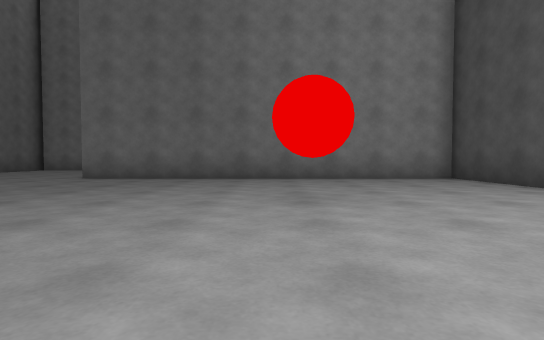
[1] (above)

24 first-person views from a walk through a Unity game level. The camera is 0.49 m above the floor, tilts 2° down and sees 80° across. The floor is counted in squares, 1 m on a side. Each view is taken from the middle of a square. On the plan, view 1 faces up. The plan holds only what a view shows up to about 9 squares ahead; the rest is blank. The place goes on beyond the plan. The player character is not drawn.

[2]
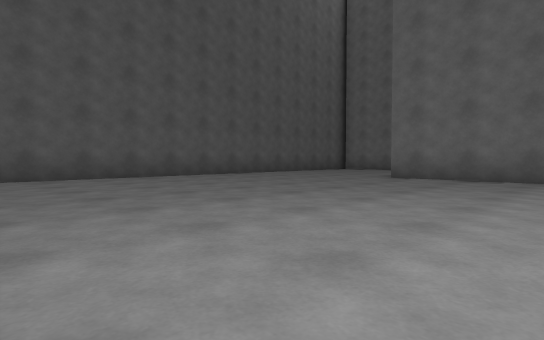

[3]
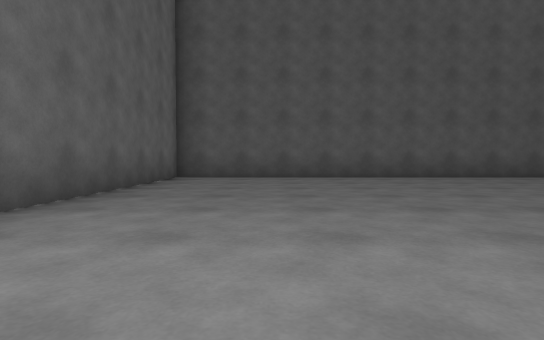

[4]
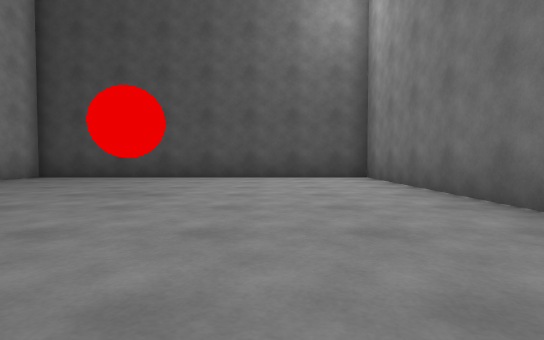

[5]
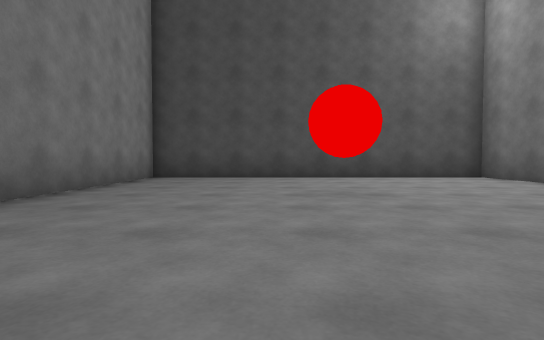

[6]
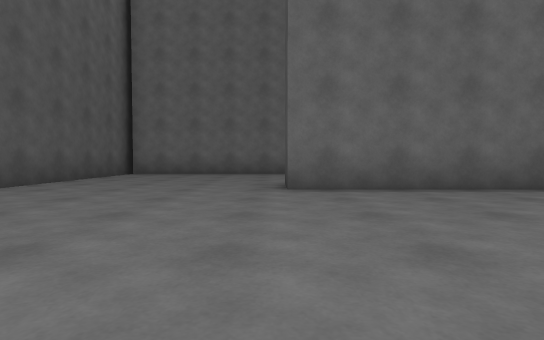

[7]
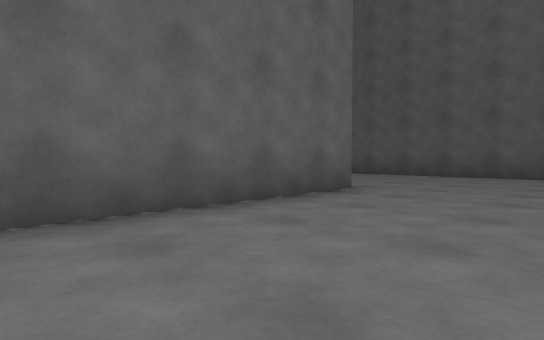

[8]
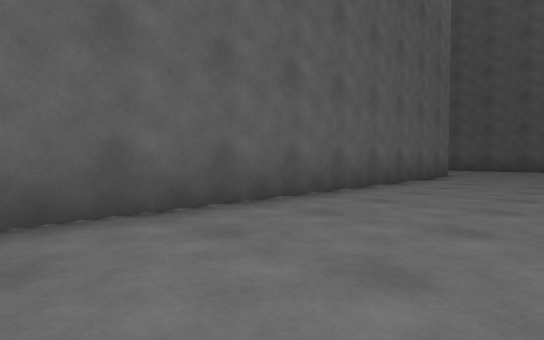

[9]
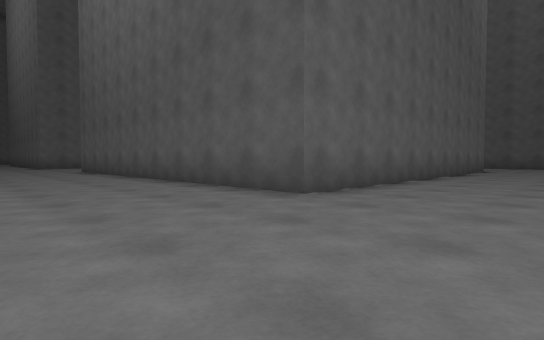

[10]
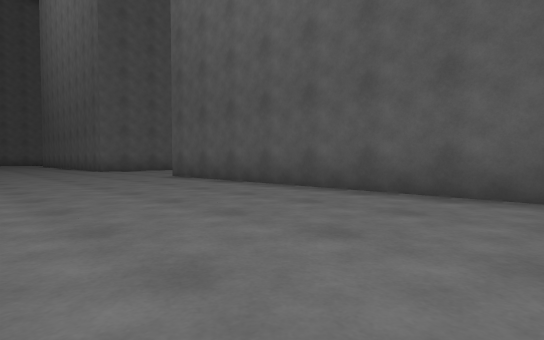

[11]
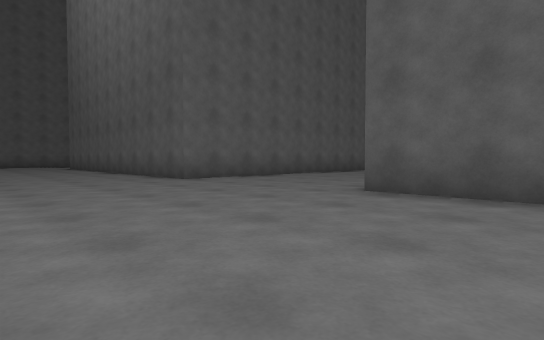

[12]
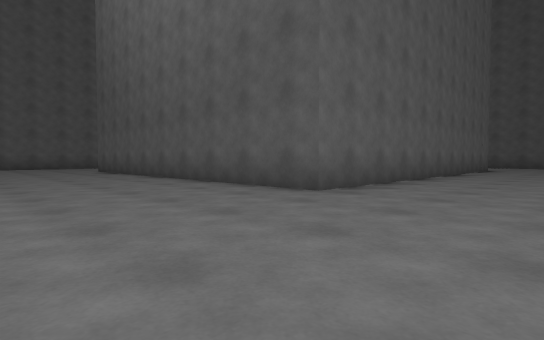

[13]
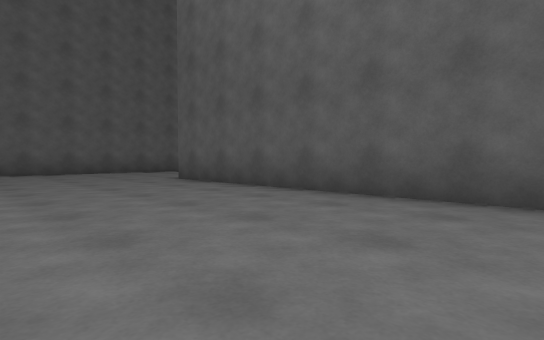

[14]
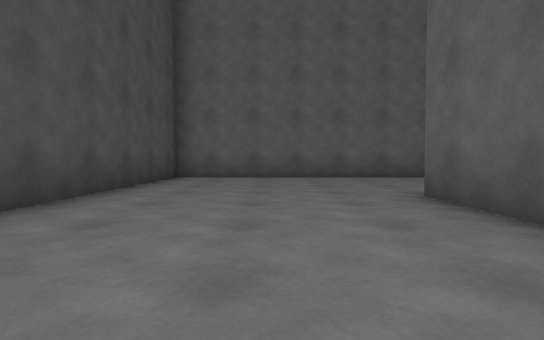

[15]
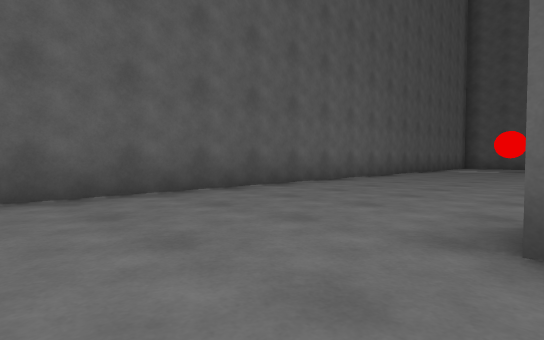

[16]
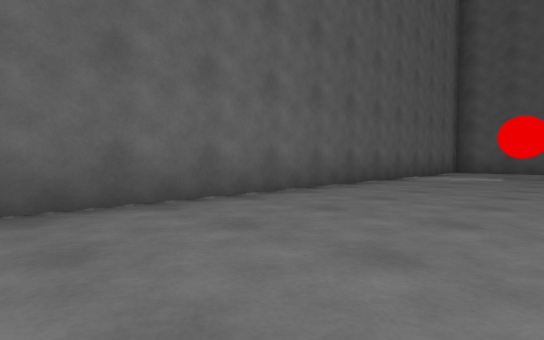

[17]
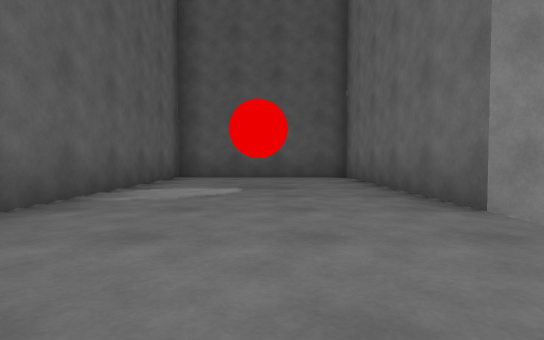

[18]
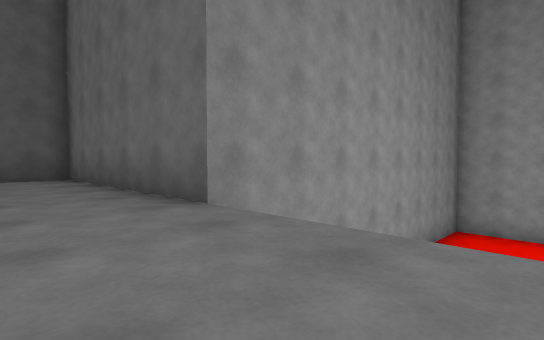

[19]
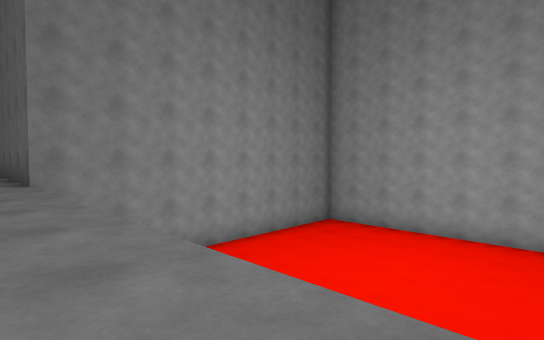

[20]
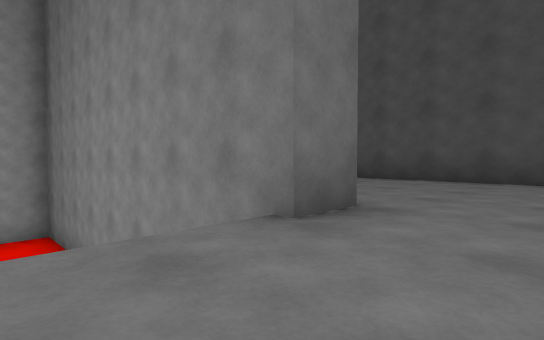

[21]
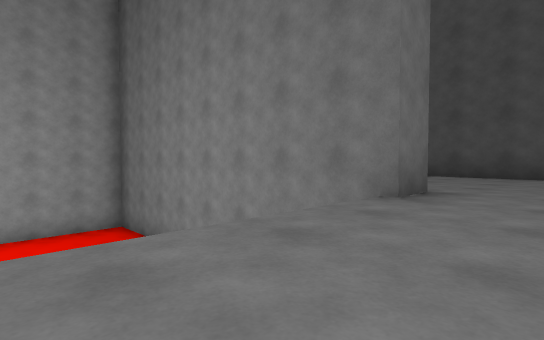

[22]
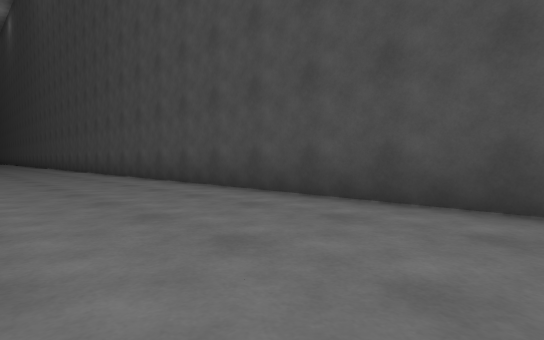

[23]
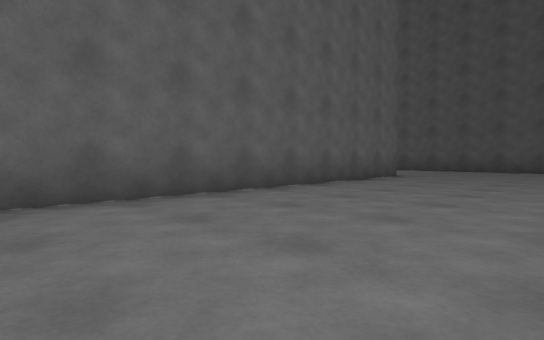

[24]
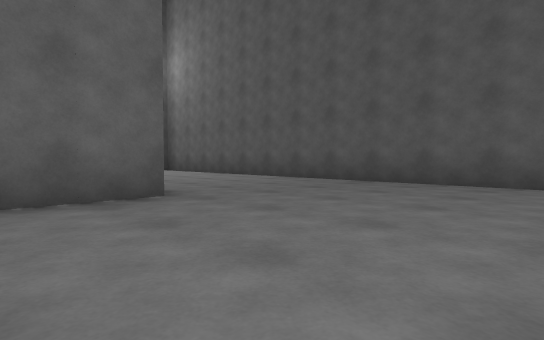

### Floor plan
Key: @ floor where view 1 was taken; # wall or solid block; . floor; v drop or lower ground; B red ball.
Columns run from 10 left of view 1 to 11 right of it. Each row starts with its distance up from view 1.
 12 #...................
 11 #...................
 10 #...................
  9 #.....##########....
  8 #.....##########....
  7 #..............#.....
  6 #..............#.....
  5 #..............#.....
  4 #.........BB...#.....
  3 #..............#.....
  2 #..............#.....
  1 #..............#.....
  0 #.........@....#.....
 -1 #######  #######.....
 -2 # ...... ............
 -3 #....................
 -4 #....................
 -5 #....................
 -6 #....############....
 -7 #.... ###########....
 -8 #.... #vvvvvvvv##....#
 -9   ..  #vvvvvvvv##....#
-10       #vvvvvv  ##....#
-11       #vvvvvvv ##....#
-12       #vvvvvvv ##....#
-13       #        ##....#
-14       #        ##....#
-15       #        ##....#
-16 #######vvvvvvvv##....#
-17 #....................#
-18 #..B.................#
-19 #....................#
-20 #....................#
-21 ######################

Positions as (right, up) in squares from view 1, and headings:
1: (0, 0), facing up
2: (-1, 0), facing up-left
3: (-1, 2), facing left
4: (-4, 2), facing right
5: (-4, 5), facing right
6: (-5, 3), facing up
7: (0, 12), facing down-left
8: (5, 12), facing down-left
9: (9, 12), facing down-left
10: (10, 7), facing down-left
11: (10, 1), facing down-left
12: (10, -3), facing down-left
13: (10, -9), facing down-left
14: (8, -12), facing down
15: (8, -16), facing down-left
16: (3, -17), facing down-left
17: (-1, -18), facing left
18: (-1, -18), facing up-left
19: (3, -17), facing up-left
20: (3, -18), facing up-right
21: (1, -18), facing up-right
22: (7, -17), facing up-right
23: (4, -2), facing down-left
24: (-3, -2), facing down-left
